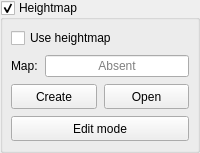
            <widget class="GroupBox" name="grpHeightMap">
             <property name="title">
              <string>Heightmap</string>
             </property>
             <property name="checkable">
              <bool>true</bool>
             </property>
             <layout class="QVBoxLayout" name="verticalLayout_16">
              <property name="leftMargin">
               <number>8</number>
              </property>
              <property name="topMargin">
               <number>8</number>
              </property>
              <property name="rightMargin">
               <number>8</number>
              </property>
              <property name="bottomMargin">
               <number>9</number>
              </property>
              <item>
               <widget class="QWidget" name="widgetHeightMap" native="true">
                <layout class="QVBoxLayout" name="verticalLayout_15">
                 <property name="spacing">
                  <number>7</number>
                 </property>
                 <property name="leftMargin">
                  <number>0</number>
                 </property>
                 <property name="topMargin">
                  <number>0</number>
                 </property>
                 <property name="rightMargin">
                  <number>0</number>
                 </property>
                 <property name="bottomMargin">
                  <number>0</number>
                 </property>
                 <item>
                  <widget class="QCheckBox" name="chkHeightMapUse">
                   <property name="text">
                    <string>Use heightmap</string>
                   </property>
                  </widget>
                 </item>
                 <item>
                  <layout class="QHBoxLayout" name="horizontalLayout_22">
                   <item>
                    <widget class="QLabel" name="label_15">
                     <property name="text">
                      <string>Map:</string>
                     </property>
                    </widget>
                   </item>
                   <item>
                    <widget class="QLineEdit" name="txtHeightMap">
                     <property name="focusPolicy">
                      <enum>Qt::NoFocus</enum>
                     </property>
                     <property name="text">
                      <string/>
                     </property>
                     <property name="alignment">
                      <set>Qt::AlignCenter</set>
                     </property>
                     <property name="readOnly">
                      <bool>true</bool>
                     </property>
                     <property name="placeholderText">
                      <string>Absent</string>
                     </property>
                    </widget>
                   </item>
                  </layout>
                 </item>
                 <item>
                  <layout class="QHBoxLayout" name="horizontalLayout_21">
                   <item>
                    <widget class="StyledToolButton" name="cmdHeightMapCreate">
                     <property name="sizePolicy">
                      <sizepolicy hsizetype="Preferred" vsizetype="Fixed">
                       <horstretch>0</horstretch>
                       <verstretch>0</verstretch>
                      </sizepolicy>
                     </property>
                     <property name="minimumSize">
                      <size>
                       <width>0</width>
                       <height>25</height>
                      </size>
                     </property>
                     <property name="text">
                      <string>Create</string>
                     </property>
                    </widget>
                   </item>
                   <item>
                    <widget class="StyledToolButton" name="cmdHeightMapLoad">
                     <property name="sizePolicy">
                      <sizepolicy hsizetype="Preferred" vsizetype="Fixed">
                       <horstretch>0</horstretch>
                       <verstretch>0</verstretch>
                      </sizepolicy>
                     </property>
                     <property name="minimumSize">
                      <size>
                       <width>0</width>
                       <height>25</height>
                      </size>
                     </property>
                     <property name="text">
                      <string>Open</string>
                     </property>
                    </widget>
                   </item>
                  </layout>
                 </item>
                 <item>
                  <widget class="StyledToolButton" name="cmdHeightMapMode">
                   <property name="sizePolicy">
                    <sizepolicy hsizetype="Preferred" vsizetype="Fixed">
                     <horstretch>0</horstretch>
                     <verstretch>0</verstretch>
                    </sizepolicy>
                   </property>
                   <property name="minimumSize">
                    <size>
                     <width>42</width>
                     <height>25</height>
                    </size>
                   </property>
                   <property name="text">
                    <string>Edit mode</string>
                   </property>
                   <property name="checkable">
                    <bool>true</bool>
                   </property>
                  </widget>
                 </item>
                </layout>
               </widget>
              </item>
             </layout>
            </widget>
